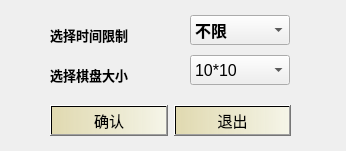
<?xml version="1.0" encoding="UTF-8"?>
<ui version="4.0">
 <class>LengthEdit</class>
 <widget class="QDialog" name="LengthEdit">
  <property name="geometry">
   <rect>
    <x>0</x>
    <y>0</y>
    <width>346</width>
    <height>151</height>
   </rect>
  </property>
  <property name="sizePolicy">
   <sizepolicy hsizetype="Preferred" vsizetype="Minimum">
    <horstretch>0</horstretch>
    <verstretch>0</verstretch>
   </sizepolicy>
  </property>
  <property name="windowTitle">
   <string>等待开始</string>
  </property>
  <property name="styleSheet">
   <string notr="true">background-image: url(:/bg/woods2.jpg);</string>
  </property>
  <widget class="QWidget" name="horizontalLayoutWidget">
   <property name="geometry">
    <rect>
     <x>50</x>
     <y>90</y>
     <width>241</width>
     <height>61</height>
    </rect>
   </property>
   <layout class="QHBoxLayout" name="horizontalLayout">
    <item>
     <widget class="QPushButton" name="acceptButton">
      <property name="font">
       <font>
        <family>黑体</family>
        <pointsize>11</pointsize>
       </font>
      </property>
      <property name="styleSheet">
       <string notr="true">background-color: qlineargradient(spread:reflect, x1:0, y1:1, x2:1, y2:1, stop:0 rgba(190, 167, 31, 77), stop:1 rgba(255, 255, 218, 89));</string>
      </property>
      <property name="text">
       <string>确认</string>
      </property>
     </widget>
    </item>
    <item>
     <widget class="QPushButton" name="rejectButton">
      <property name="font">
       <font>
        <family>黑体</family>
        <pointsize>11</pointsize>
       </font>
      </property>
      <property name="styleSheet">
       <string notr="true">background-color: qlineargradient(spread:reflect, x1:0, y1:1, x2:1, y2:1, stop:0 rgba(190, 167, 31, 77), stop:1 rgba(255, 255, 218, 89));</string>
      </property>
      <property name="text">
       <string>退出</string>
      </property>
     </widget>
    </item>
   </layout>
  </widget>
  <widget class="QLabel" name="label">
   <property name="geometry">
    <rect>
     <x>50</x>
     <y>55</y>
     <width>120</width>
     <height>40</height>
    </rect>
   </property>
   <property name="font">
    <font>
     <family>黑体</family>
     <pointsize>10</pointsize>
     <weight>75</weight>
     <bold>true</bold>
    </font>
   </property>
   <property name="text">
    <string>选择棋盘大小</string>
   </property>
  </widget>
  <widget class="QComboBox" name="comboBox">
   <property name="geometry">
    <rect>
     <x>190</x>
     <y>55</y>
     <width>100</width>
     <height>30</height>
    </rect>
   </property>
   <property name="font">
    <font>
     <family>Arial</family>
     <pointsize>12</pointsize>
    </font>
   </property>
   <property name="focusPolicy">
    <enum>Qt::StrongFocus</enum>
   </property>
   <property name="styleSheet">
    <string notr="true"/>
   </property>
   <item>
    <property name="text">
     <string>10*10</string>
    </property>
   </item>
   <item>
    <property name="text">
     <string>16*16</string>
    </property>
   </item>
   <item>
    <property name="text">
     <string>20*20</string>
    </property>
   </item>
   <item>
    <property name="text">
     <string>24*24</string>
    </property>
   </item>
  </widget>
  <widget class="QLabel" name="label_2">
   <property name="geometry">
    <rect>
     <x>50</x>
     <y>15</y>
     <width>120</width>
     <height>40</height>
    </rect>
   </property>
   <property name="font">
    <font>
     <family>黑体</family>
     <pointsize>10</pointsize>
     <weight>75</weight>
     <bold>true</bold>
    </font>
   </property>
   <property name="text">
    <string>选择时间限制</string>
   </property>
  </widget>
  <widget class="QComboBox" name="timeBox">
   <property name="geometry">
    <rect>
     <x>190</x>
     <y>15</y>
     <width>100</width>
     <height>30</height>
    </rect>
   </property>
   <property name="font">
    <font>
     <family>Arial</family>
     <pointsize>12</pointsize>
     <weight>75</weight>
     <bold>true</bold>
    </font>
   </property>
   <item>
    <property name="text">
     <string>不限</string>
    </property>
   </item>
   <item>
    <property name="text">
     <string>15</string>
    </property>
   </item>
   <item>
    <property name="text">
     <string>30</string>
    </property>
   </item>
   <item>
    <property name="text">
     <string>45</string>
    </property>
   </item>
  </widget>
 </widget>
 <resources>
  <include location="../src/scc.qrc"/>
 </resources>
 <connections/>
</ui>
